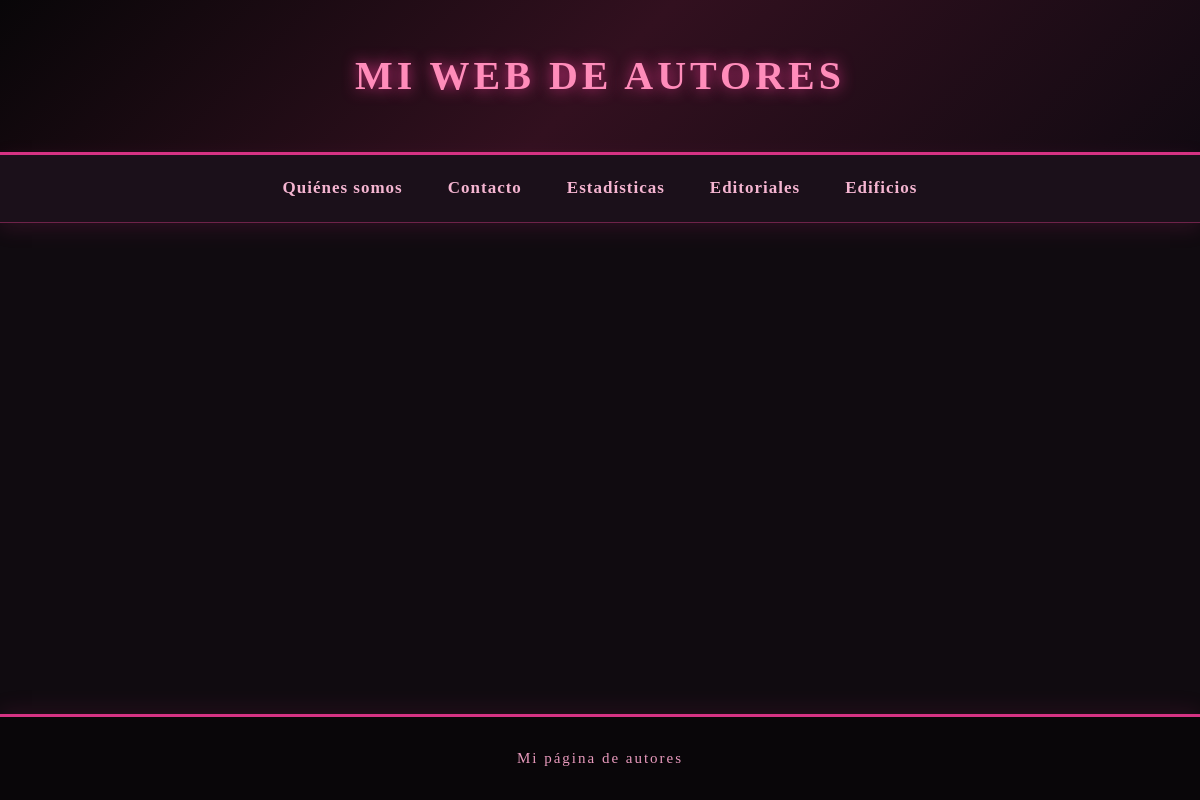
The page /autores/edificios/ on the database as committed earlier.
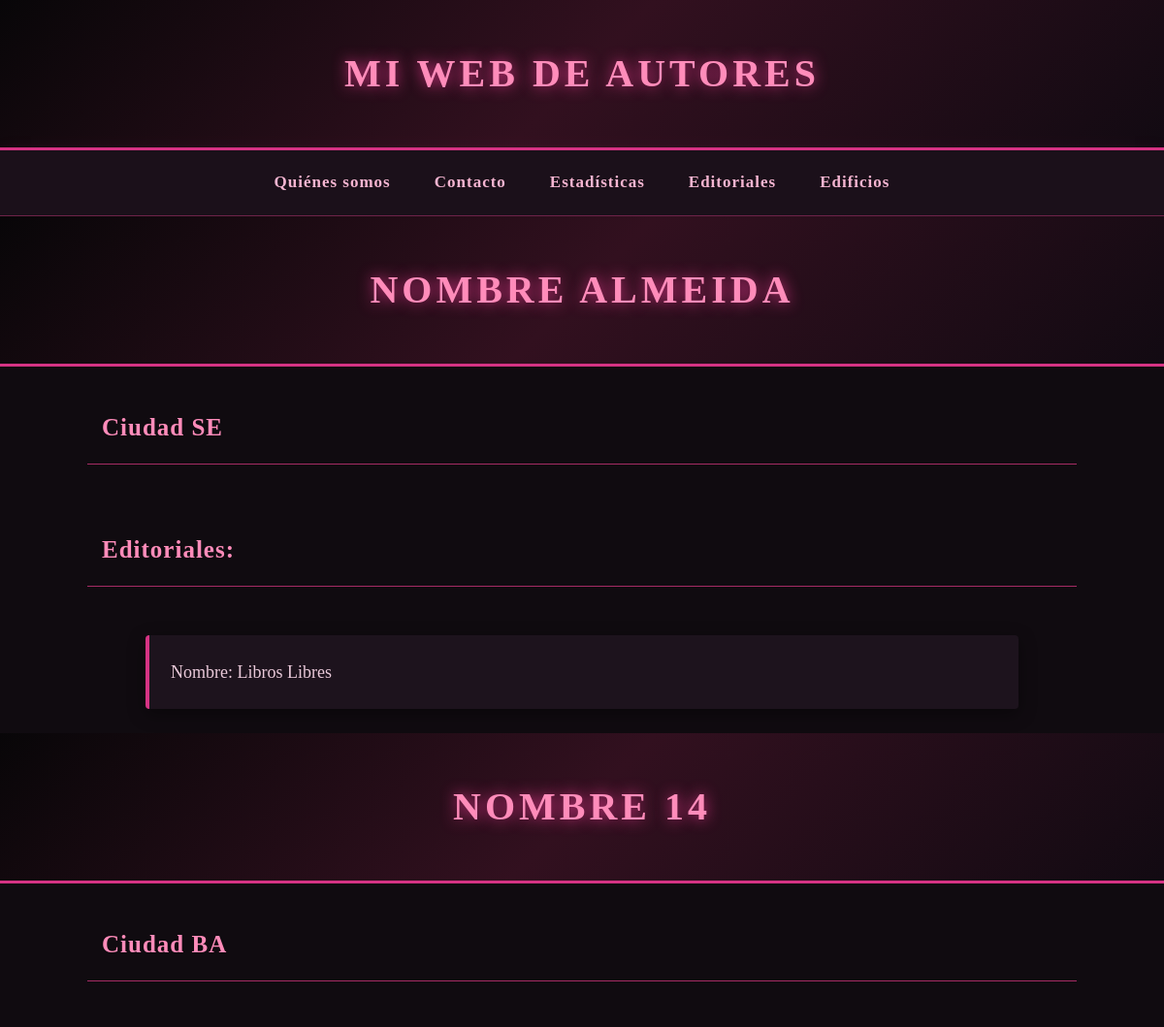
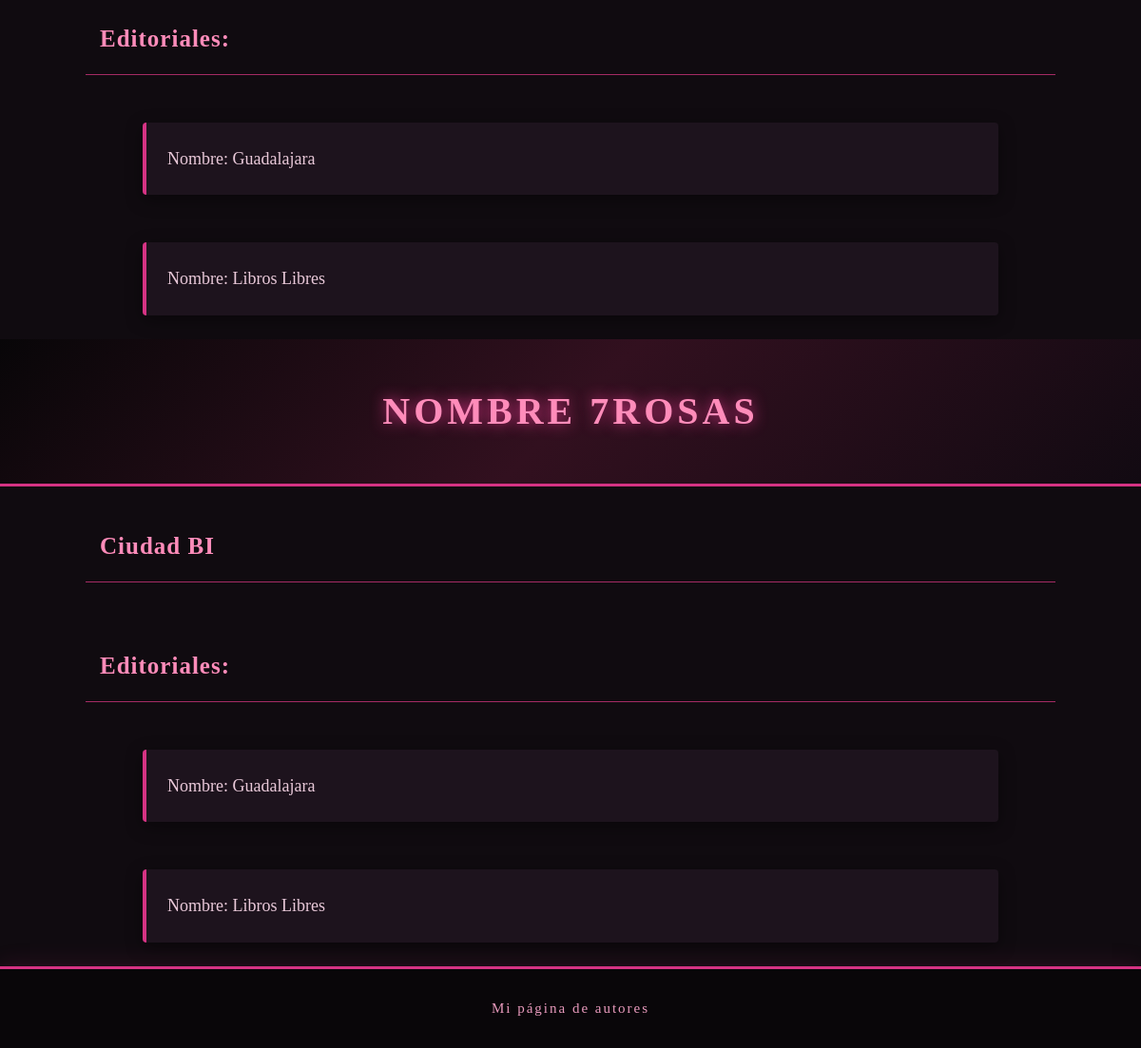
The same page on the database as committed later (2 pictures, top to bottom).
### autores_clasicos/models.py (models this page shows, shortened)
class Edificio(models.Model):
    class Ciudad(models.TextChoices):
        SEVILLA = 'SE', 'Sevilla',
        MADRID = 'MA', 'Madrid'
        BARCELONA = 'BA', 'Barcelona'
        MURCIA = 'MU', 'Murcia'
        BIELEFELD = 'BI', 'Bielefeld'
    nombre= models.CharField(max_length=200)
    ciudad=models.CharField(max_length=3, choices=Ciudad.choices)

class Editorial(models.Model):
    nombre=models.CharField(max_length=200)
    edificio=models.ManyToManyField(
        Edificio,
        blank=True,
        null=True
    )

### autores_clasicos/views.py (the view)
# urls.py: path('edificios/', views.edificios_todos, name='edificios_todos')
def edificios_todos(request):
    edificios= Edificio.objects.all()
    return render(request, 'autores_clasicos/edificios.html', {'edificios_diccionario': edificios})

### autores_clasicos/templates/autores_clasicos/edificios.html
{% extends 'autores_clasicos/main.html' %}
{% block contenido %}
    {% for edificio in edificios_diccionario %}
    <h1>Nombre {{edificio.nombre}}</h1>
    <h2>Ciudad {{edificio.ciudad}}</h2>
    <h2>Editoriales: </h2>
    {% for editorial in edificio.editorial_set.all %}
    <p>Nombre: {{editorial.nombre}}</p>
    {% endfor %}
    {% endfor %}
{% endblock %}

### autores_clasicos/templates/autores_clasicos/main.html (shortened to what this page needs)
{% load static %}
<!DOCTYPE html>
<html lang="es">
<head>
    <link rel="stylesheet" href="{% static 'autores_clasicos/css/autores_clasicos.css' %}">
</head>
<body>
    <h1>Mi web de autores</h1>
    <nav>
        <a href="{% url 'descripcion' %}">Quiénes somos</a>
        <a href="{% url 'contacto' %}">Contacto</a>
        <a href="{% url 'estadisticas' %}">Estadísticas</a>
        <a href="{% url 'editoriales_funcion_python' %}">Editoriales</a>
        <a href="{% url 'edificios_todos' %}">Edificios</a>
    </nav>
    {% block contenido %}
    {% endblock %}
    <footer>
        Mi página de autores
    </footer>
</body>
</html>

### autores_clasicos/static/autores_clasicos/css/autores_clasicos.css (style rules this page uses)
* { margin: 0; padding: 0; box-sizing: border-box; }
body { font-family: 'Georgia', serif; background-color: #100b10; color: #f2dce9; line-height: 1.8; min-height: 100vh; display: flex; flex-direction: column; }
h1 { background: linear-gradient(135deg, #080608, #32101f, #120a12); color: #ff8cba; text-align: center; padding: 40px 20px; font-size: 40px; letter-spacing: 4px; text-transform: uppercase; border-bottom: 3px solid #d63384; text-shadow: 0 0 15px #d63384; }
nav { background-color: #1b101a; display: flex; justify-content: center; gap: 45px; padding: 18px; border-bottom: 1px solid #6e2349; box-shadow: 0 5px 20px rgba(214, 51, 132, 0.15); }
nav a { color: #f5b5d1; text-decoration: none; font-size: 17px; font-weight: bold; letter-spacing: 1px; transition: 0.3s; }
h2 { color: #ff8cba; margin: 25px auto; width: 85%; padding: 15px; border-bottom: 1px solid #a52b64; font-size: 25px; letter-spacing: 1px; }
p { background-color: #1d131d; color: #e9c9d9; width: 85%; max-width: 900px; margin: 25px auto; padding: 22px; border-left: 4px solid #d63384; border-radius: 4px; font-size: 18px; box-shadow: 0 5px 18px rgba(0, 0, 0, 0.4); }
footer { margin-top: auto; background-color: #090609; color: #e99abd; text-align: center; padding: 28px; font-size: 15px; letter-spacing: 2px; border-top: 3px solid #d63384; box-shadow: 0 -5px 20px rgba(214, 51, 132, 0.1); }
a { cursor: pointer; }

Rows that differ between the two databases and show on the page:
added Edificio: nombre "ALMEIDA", ciudad "SE"
added Editorial: nombre "Libros Libres"
added Edificio: nombre "14", ciudad "BA"
added Editorial: nombre "Guadalajara"
added Edificio: nombre "7ROSAS", ciudad "BI"
